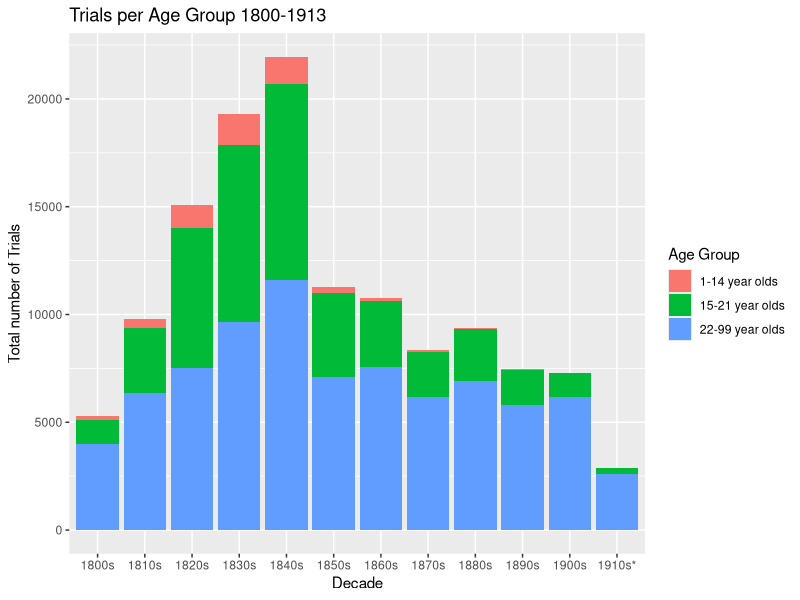
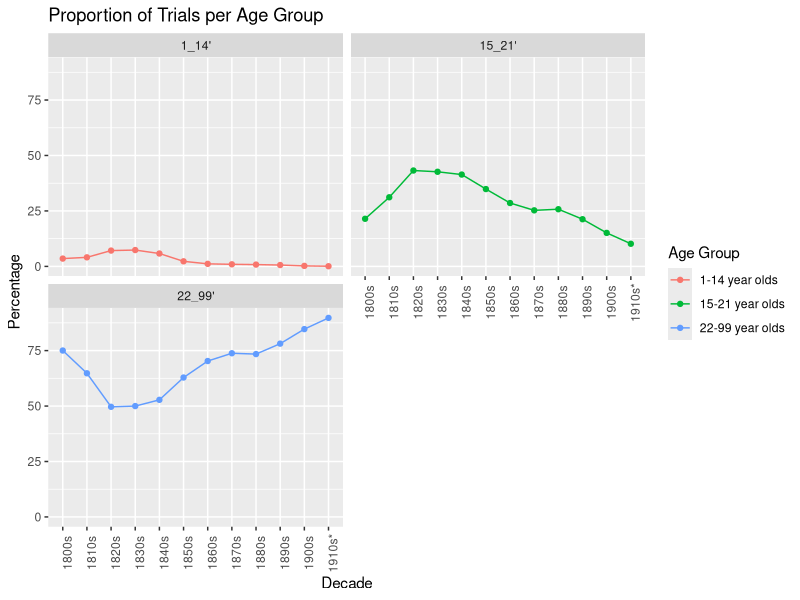
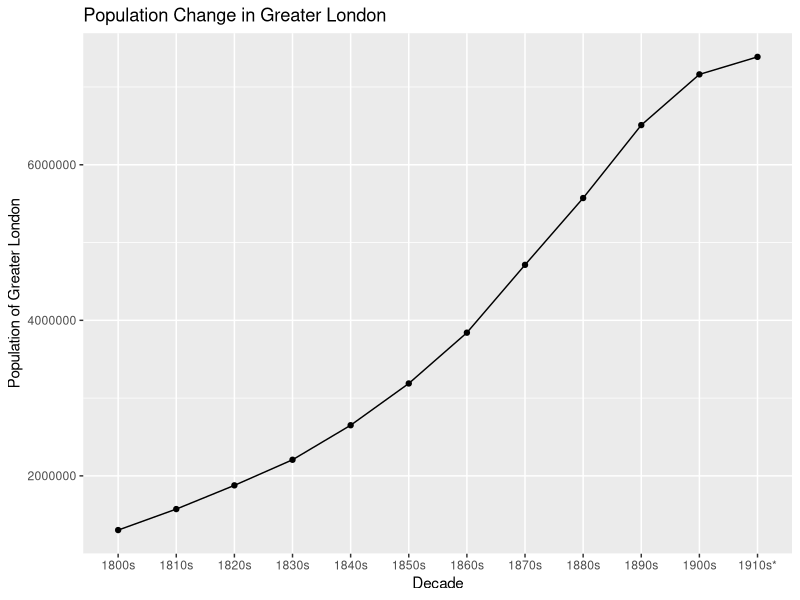
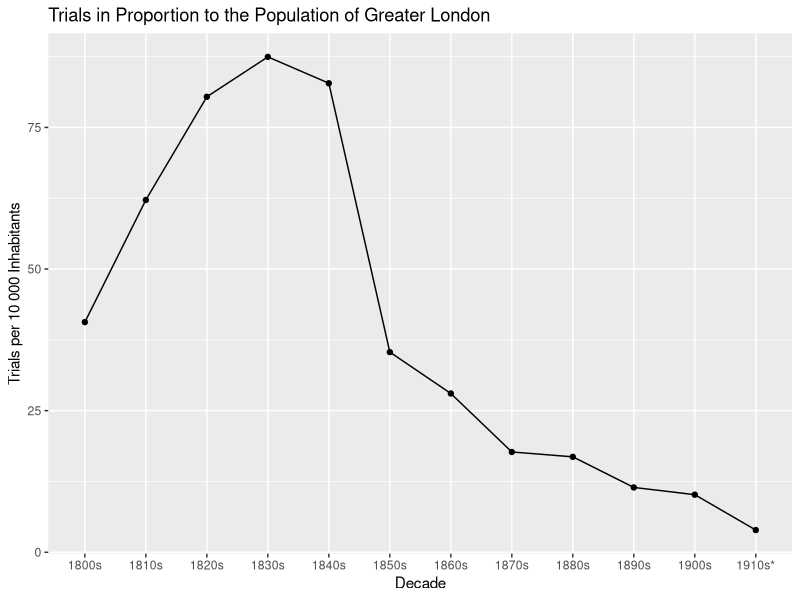
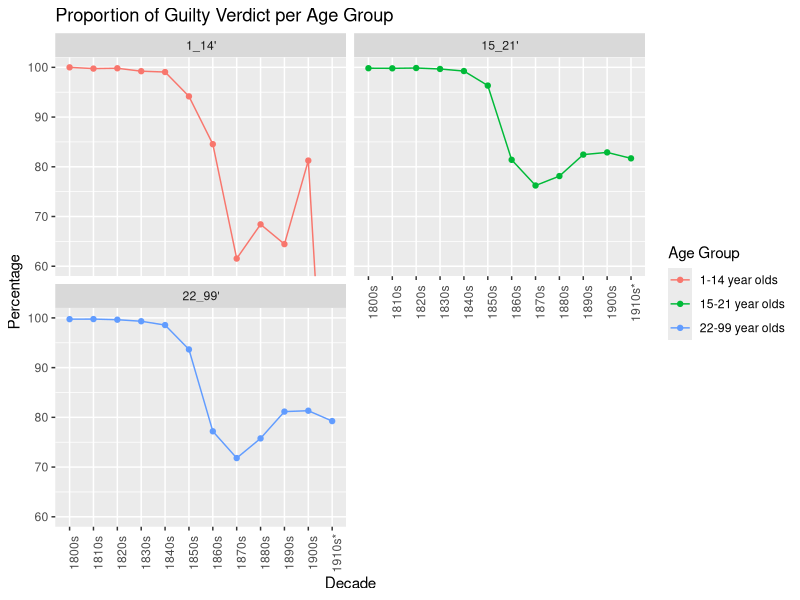

These figures' R source, in order:
library(tidyverse)

# download tables from Old Bailey with tables x = Verdict Category, y = Decades for defendants 1-14 and 15-21
# Change column names "Not Guilty" to "Not_Guilty", "Special Verdict" to "Special_Verdict"
# name column 1 "Decade"

# manually added age groups column
old_bailey1_14 <- read_csv2("data/oldbailey1-14.csv")

names(old_bailey1_14)[1] = "Decade"
names(old_bailey1_14)[4] = "Not_Guilty"
names(old_bailey1_14)[5] = "Special_Verdict" 

old_bailey15_21 <- read_csv2("data/oldbailey15-21.csv")

names(old_bailey15_21)[1] = "Decade"
names(old_bailey15_21)[4] = "Not_Guilty"
names(old_bailey15_21)[5] = "Special_Verdict" 

old_bailey22_99<- read_csv2("data/old_bailey22_99.csv")

names(old_bailey22_99)[1] = "Decade"
names(old_bailey22_99)[4] = "Not_Guilty"
names(old_bailey22_99)[5] = "Special_Verdict" 

# merge dataframes, see 5.19 here: https://rc2e.com/datastructures
#identify name of first table - remove total
ob_table1 <- old_bailey1_14[2:13,]
#identify name of second table
ob_table2 <- old_bailey15_21[2:13,]
#merge only the first 6 columns of first table that match columns in second
ob_table4 <- rbind(ob_table1[,1:7], ob_table2)
#merge last table
ob_table3 <- old_bailey22_99[2:13,]
total <- rbind(ob_table4, ob_table3[,1:7])

# Arrange chronologically per decade
total %>% 
  arrange(Decade)

# trials per Age Group in absolute numbers
total %>% 
  ggplot(aes(x = Decade, y = Total, fill = Age_Group))+
  geom_col()+
  labs(title = "Trials per Age Group 1800-1913", 
       y = "Total number of Trials",
       fill = "Age Group")+
  scale_fill_discrete(name = "Age Group",
                      breaks = c("1_14'", "15_21'", "22_99'"),
                      labels = c("1-14 year olds", "15-21 year olds", "22-99 year olds"))

#create object with only totals of all trials
totaltrials <- old_bailey1_14[2:13,2]+old_bailey15_21[2:13,2]+old_bailey22_99[2:13,2]

# add column decade to prepare for merging
decade <- old_bailey1_14[2:13,1]
totaltrials["Decade"] <- decade

#rename column
names(totaltrials)[1] = "Total_Trials"

# merge dataframes, see 5.19 here: https://rc2e.com/datastructures
#identify name of first table - remove total
trials1 <- old_bailey1_14[2:13,]
trials1a <- left_join(trials1, totaltrials, by = "Decade")

#identify name of second table
trials2 <- old_bailey15_21 [2:13,]
trials2a <- left_join(trials2, totaltrials, by = "Decade")

#merge only the first 6 columns of first table that match columns in second
trials4 <- rbind(trials1a[,1:8], trials2a)

#merge last table
trials3 <- old_bailey22_99[2:13,]
trials3a <- left_join(trials3, totaltrials, by = "Decade")
totaltrialslong <- rbind(trials4, trials3a[,1:8])

totaltrialslong %>% 
  mutate(Prop = Total/Total_Trials*100) %>% 
  ggplot(aes(x = Decade, y = Prop, color = Age_Group, group = 1))+
  geom_point()+
  geom_line()+
  facet_wrap(~Age_Group, ncol = 2,3)+
  labs(title = "Proportion of Trials per Age Group",
       y = "Percentage",
       color = "Age Group")+
  theme(axis.text.x = element_text(angle = 90))+
  scale_color_discrete(name = "Age Group",
                       breaks = c("1_14'", "15_21'", "22_99'"),
                       labels = c("1-14 year olds", "15-21 year olds", "22-99 year olds"))

# Join data frames by common column for wide format, see 5.27 here: https://rc2e.com/datastructures
# Rename categories
names(old_bailey1_14)[2] = "Total_1_14"
names(old_bailey1_14)[4] = "Not_Guilty_1_14"
names(old_bailey1_14)[5] = "Special_Verdict_1_14"

names(old_bailey15_21)[2] = "Total_15_21"
names(old_bailey15_21)[4] = "Not_Guilty_15_21"
names(old_bailey15_21)[5] = "Special_Verdict_15_21"

names(old_bailey22_99)[2] = "Total_22_99"
names(old_bailey22_99)[4] = "Not_Guilty_22_99"
names(old_bailey22_99)[5] = "Special_Verdict_22_99"

ob_young<-left_join(old_bailey1_14, old_bailey15_21, by = "Decade")
ob_age_groups<-left_join(ob_young, old_bailey22_99, by = "Decade")

# Remove row "Total" and create new table
ob_age_groups1 <- ob_age_groups[2:13,]

# Add census data to the visualisations
# Census from https://data.london.gov.uk/dataset/historic-census-population
census <- read_csv("data/census-historic-population-borough_in_number.csv")

# Isolate Greater London
London_census <- census[36,]

# Change row to column, see http://www.cookbook-r.com/Manipulating_data/Converting_data_between_wide_and_long_format/
London_wide <- London_census %>% 
  gather(key = "1")

# Rename columns
names(London_wide)[1] = "Year"
names(London_wide)[2] = "Population_Greater_London"

# Remove area code and isolate census information per year, starting with 1811, presumably showing the population of
# the 1800s. 
London_no_code <- London_wide[4:15,]

# change column value to numeric, see https://statisticsglobe.com/convert-data-frame-column-to-numeric-in-r
London_no_code$Population_Greater_London <- as.numeric(as.character(London_no_code$Population_Greater_London))

# check class
sapply(London_no_code, class)

# add column Decade to census data
London_no_code["Decade"] <- decade

# remove column year
Greater_London <- London_no_code[2:3]

# merge data frames
ob_population<-left_join(ob_age_groups1, Greater_London, by = "Decade")

# remove scientific notation
options(scipen = 999)

# visualise the population change
ob_population %>% 
  ggplot(aes(x= Decade, y = Population_Greater_London, group = 1))+
  geom_point()+
  geom_line()+
  labs(title = "Population Change in Greater London",
       y = "Population of Greater London")

# Visualise trials per population
ob_population %>% 
  mutate(total_trials = Total_1_14+Total_15_21+Total_22_99) %>% 
  mutate(trials_per_10k = total_trials/Population_Greater_London * 10000) %>% 
  ggplot(aes(x= Decade, y = trials_per_10k, group = 1))+
  geom_point()+
  geom_line()+
  labs(title = "Trials in Proportion to the Population of Greater London",
       y = "Trials per 10 000 Inhabitants")

# Visualise proportion of guilty verdicts per age group
# see: https://datavizpyr.com/rotate-x-axis-text-labels-in-ggplot2/ 
# see: https://r-graphics.org/recipe-axes-range
total %>% 
  mutate(PropGuilt = Guilty/Total*100) %>% 
  mutate(PropNot = Not_Guilty/Total*100) %>% 
  ggplot(aes(x = Decade, y = PropGuilt, color = Age_Group, group = 1))+
  geom_point()+
  geom_line()+
  facet_wrap(~Age_Group, ncol = 2,3)+
  labs(title = "Proportion of Guilty Verdict per Age Group",
       y = "Percentage",
       color = "Age Group")+
  theme(axis.text.x = element_text(angle = 90))+
  coord_cartesian(ylim = c(60,100))+
  scale_color_discrete(name = "Age Group",
                       breaks = c("1_14'", "15_21'", "22_99'"),
                       labels = c("1-14 year olds", "15-21 year olds", "22-99 year olds"))
